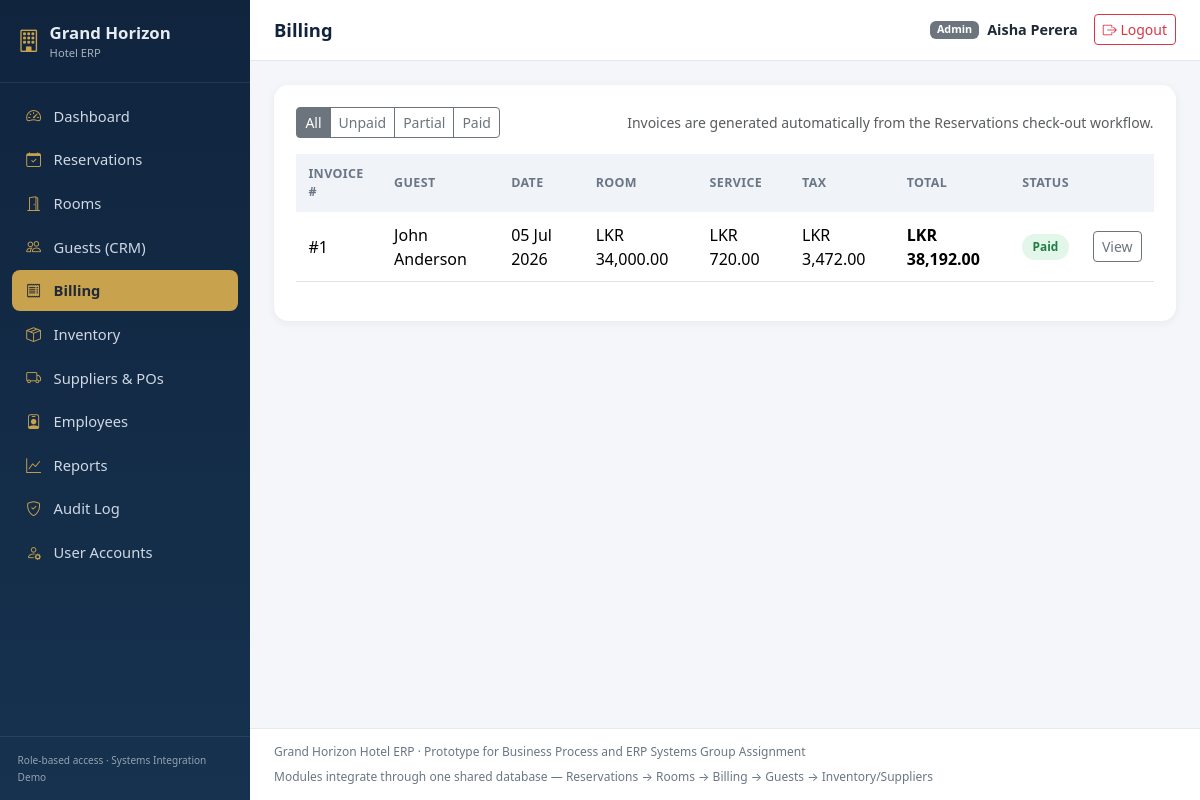
The page /modules/billing/list.php (signed in) on the database its author committed.
### tables this page shows
CREATE TABLE Invoices (
    InvoiceID      INT AUTO_INCREMENT PRIMARY KEY,
    ReservationID  INT NOT NULL,
    GuestID        INT NOT NULL,
    IssueDate      DATETIME NOT NULL DEFAULT CURRENT_TIMESTAMP,
    RoomCharges    DECIMAL(10,2) NOT NULL DEFAULT 0,
    ServiceCharges DECIMAL(10,2) NOT NULL DEFAULT 0,
    TaxAmount      DECIMAL(10,2) NOT NULL DEFAULT 0,
    TotalAmount    DECIMAL(10,2) NOT NULL DEFAULT 0,
    Status         ENUM('Unpaid','Partial','Paid') NOT NULL DEFAULT 'Unpaid',
    FOREIGN KEY (ReservationID) REFERENCES Reservations(ReservationID),
    FOREIGN KEY (GuestID) REFERENCES Guests(GuestID)
);

CREATE TABLE Guests (
    GuestID      INT AUTO_INCREMENT PRIMARY KEY,
    FullName     VARCHAR(100) NOT NULL,
    Email        VARCHAR(120) NULL,
    Phone        VARCHAR(30) NULL,
    Address      VARCHAR(255) NULL,
    IDNumber     VARCHAR(50) NULL,
    LoyaltyTier  ENUM('Standard','Silver','Gold','Platinum') NOT NULL DEFAULT 'Standard',
    CreatedAt    DATETIME NOT NULL DEFAULT CURRENT_TIMESTAMP
);

### includes/functions.php (called while the page is built, shortened)
<?php
function e(?string $value): string
{
    return htmlspecialchars($value ?? '', ENT_QUOTES, 'UTF-8');
}
function formatMoney(?float $amount): string
{
    return 'LKR ' . number_format((float) $amount, 2);
}
function formatDate(?string $date): string
{
    return date('d M Y', strtotime($date));
}

### modules/billing/list.php (the view, shortened to what this page needs)
<?php
require_once __DIR__ . '/../../includes/auth.php';
$statusFilter = $_GET['status'] ?? '';
$sql = "SELECT inv.*, g.FullName FROM Invoices inv JOIN Guests g ON g.GuestID = inv.GuestID";
$params = [];
$sql .= ' ORDER BY inv.IssueDate DESC';
$stmt = $pdo->prepare($sql);
$stmt->execute($params);
$invoices = $stmt->fetchAll();
require __DIR__ . '/../../includes/header.php';
?>
<div class="section-card">
  <div class="d-flex justify-content-between align-items-center flex-wrap gap-2 mb-3">
    <div class="btn-group">
      <a href="?status=" class="btn btn-sm btn-outline-secondary <?= $statusFilter===''?'active':'' ?>">All</a>
      <a href="?status=Unpaid" class="btn btn-sm btn-outline-secondary <?= $statusFilter==='Unpaid'?'active':'' ?>">Unpaid</a>
      <a href="?status=Partial" class="btn btn-sm btn-outline-secondary <?= $statusFilter==='Partial'?'active':'' ?>">Partial</a>
      <a href="?status=Paid" class="btn btn-sm btn-outline-secondary <?= $statusFilter==='Paid'?'active':'' ?>">Paid</a>
    </div>
    <span class="text-muted small">Invoices are generated automatically from the Reservations check-out workflow.</span>
  </div>
  <div class="table-responsive">
    <table class="table erp-table align-middle">
      <thead><tr><th>Invoice #</th><th>Guest</th><th>Date</th><th>Room</th><th>Service</th><th>Tax</th><th>Total</th><th>Status</th><th></th></tr></thead>
      <tbody>
        <?php foreach ($invoices as $inv): ?>
        <tr>
          <td>#<?= (int) $inv['InvoiceID'] ?></td>
          <td><?= e($inv['FullName']) ?></td>
          <td><?= formatDate($inv['IssueDate']) ?></td>
          <td><?= formatMoney($inv['RoomCharges']) ?></td>
          <td><?= formatMoney($inv['ServiceCharges']) ?></td>
          <td><?= formatMoney($inv['TaxAmount']) ?></td>
          <td><strong><?= formatMoney($inv['TotalAmount']) ?></strong></td>
          <td><span class="status-pill status-<?= e($inv['Status']) ?>"><?= e($inv['Status']) ?></span></td>
          <td><a href="invoice.php?id=<?= (int) $inv['InvoiceID'] ?>" class="btn btn-sm btn-outline-secondary">View</a></td>
        </tr>
        <?php endforeach; ?>
      </tbody>
    </table>
  </div>
</div>
<?php require __DIR__ . '/../../includes/footer.php'; ?>

### assets/css/style.css (style rules this page uses)
:root { --brand-navy: #10243e; --brand-navy-light: #16324f; --brand-gold: #c8a24d; --brand-gold-dark: #a9803a; --bg-app: #f4f6f9; --text-muted: #6b7685; --card-radius: 0.9rem; }
* { box-sizing: border-box; }
body { background: var(--bg-app); font-family: 'Segoe UI', system-ui, -apple-system, sans-serif; color: #1f2937; }
.section-card { background: #fff; border-radius: var(--card-radius); box-shadow: 0 2px 10px rgba(16,36,62,0.06); padding: 1.4rem; margin-bottom: 1.4rem; }
table.erp-table thead th { background: #f0f3f8; font-size: 0.78rem; text-transform: uppercase; letter-spacing: 0.03em; color: var(--text-muted); border-bottom: none; }
table.erp-table td, table.erp-table th { vertical-align: middle; padding: 0.65rem 0.75rem; }
.status-pill { padding: 0.25rem 0.65rem; border-radius: 999px; font-size: 0.74rem; font-weight: 600; display: inline-block; }
.status-Available, .status-Paid, .status-CheckedOut, .status-Received, .status-Approved { background: #e3f6ea; color: #1e7e42; }

### rows shown on the page
invoices: InvoiceID "1", GuestID.FullName "John Anderson", IssueDate "05 Jul 2026", RoomCharges "LKR 34,000.00", ServiceCharges "LKR 720.00", TaxAmount "LKR 3,472.00", TotalAmount "LKR 38,192.00", Status "Paid"

### other values the page prints
$item['label'] "Dashboard"
$item['label'] "Reservations"
$item['label'] "Rooms"
$item['label'] "Guests (CRM)"
$item['label'] "Billing"
$item['label'] "Inventory"
$item['label'] "Suppliers & POs"
$item['label'] "Employees"
$item['label'] "Reports"
$item['label'] "Audit Log"
$item['label'] "User Accounts"
$pageTitle "Billing"
$user['role'] "Admin"
$user['name'] "Aisha Perera"
